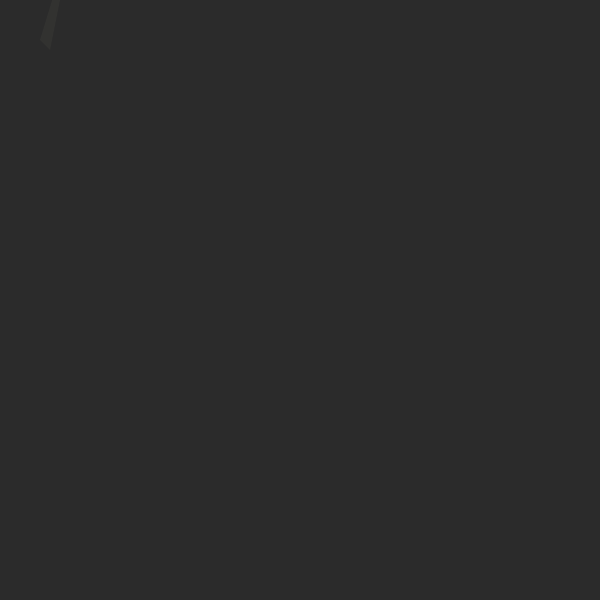
Frame 1 (no input)
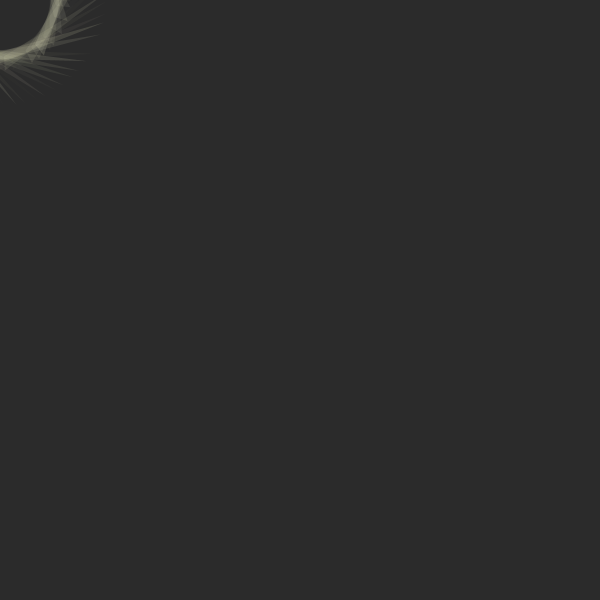
Frame 60 (the mouse pressed at the canvas centre just before this capture)
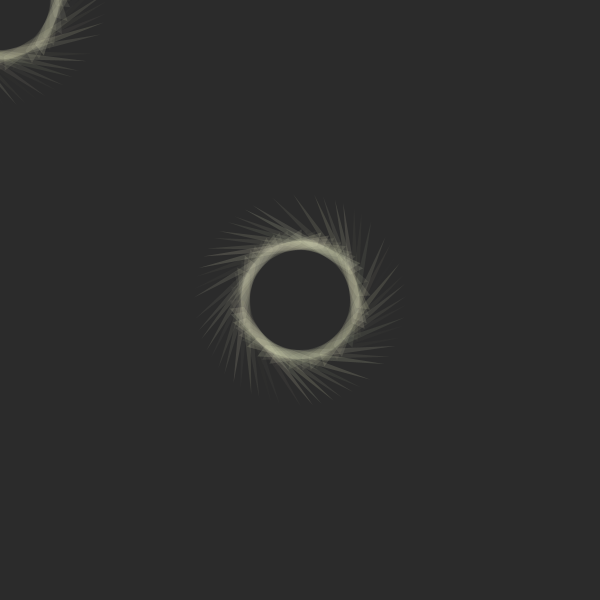
Frame 120 (the mouse held since frame 60 and released just before this capture)

The Processing sketch that drew these frames (run headless with seeded random() and noise(); from frame 60 on, the mouse is pressed at the canvas centre):

// Processing sketch: processing_132363
// ── processing_132363.pde

float spin = 0.0;
void setup(){
  size(600,600);
  background(43,43,43);
  smooth();
}
  
void draw()
{
  pushMatrix();
  translate(mouseX,mouseY);
  rotate(spin); 
  noStroke();
  fill(random(242,250), random(241,251), random(201,210), random(40));
  triangle(75, -75, 50, 50, 40, 40);
  spin+=.2;   
  popMatrix();
  
}
void keyPressed(){
background(43,43,43);
}
